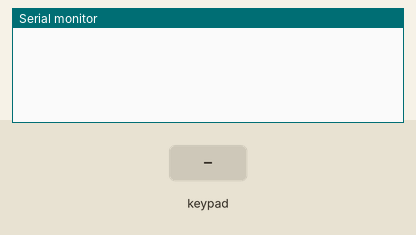
Recording of a sketch running on a simulated Arduino Uno, built with avr-gcc and run on an emulated ATmega328P. Parts: the last lines printed to the serial monitor. The test bench sets the inputs (shaded band).

Above: at 1.2 s.
1.3 s: key '1' pressed
At 2.5 s:
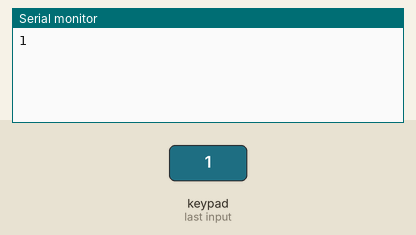
2.8 s: keypad keys 1 2 # pressed 0.4 s apart
At 4.5 s:
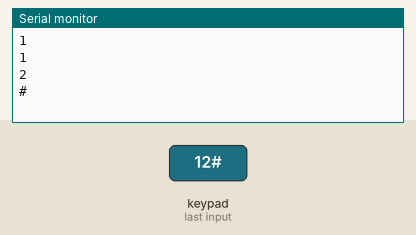
5.5 s: key 'A' pressed
At 5.9 s:
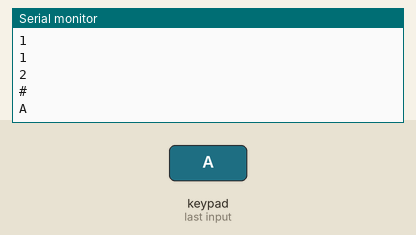
7.0 s: keypad keys 1 2 * pressed 0.4 s apart
At 8.8 s:
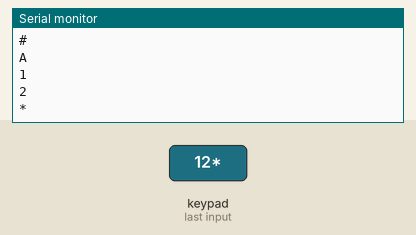
9.7 s: key 'B' pressed
At 10.5 s:
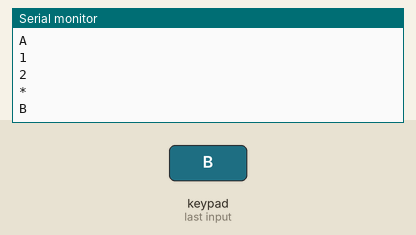
11.2 s: keypad keys 1 2 D pressed 0.4 s apart
At 13.5 s:
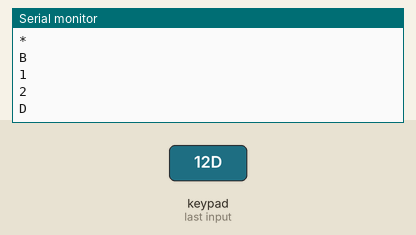

The sketch:

keypad.ino
```cpp
#include <Key.h>
#include <Keypad.h>

char keys[4][4]={
{'1','2','3','A'},
{'4','5','6','B'},
{'7','8','9','C'},
{'*','0','#','D'}
};
byte col[4]={9,8,7,6};//1~4行
byte row[4]={13,12,11,10};//1~4列
Keypad keypad = Keypad( makeKeymap(keys), row, col, 4, 4 );

void setup() {
  // put your setup code here, to run once:
  Serial.begin(9600);
}

void loop() {
  // put your main code here, to run repeatedly:
  char input = keypad.getKey();
  if(input != NO_KEY){
    Serial.println(input);
  }
}
```

Measured:
- after the input at 1.3 s, the serial monitor: prints a new line at once (image 1)
- after the input at 2.8 s, the serial monitor: prints a new line after 0.41 s (image 2)
- after the input at 5.5 s, the serial monitor: prints a new line at once (image 3)
- after the input at 7.0 s, the serial monitor: prints a new line at once (image 4)
- after the input at 9.7 s, the serial monitor: prints a new line at once (image 5)
- after the input at 11.2 s, the serial monitor: prints a new line at once (image 6)
